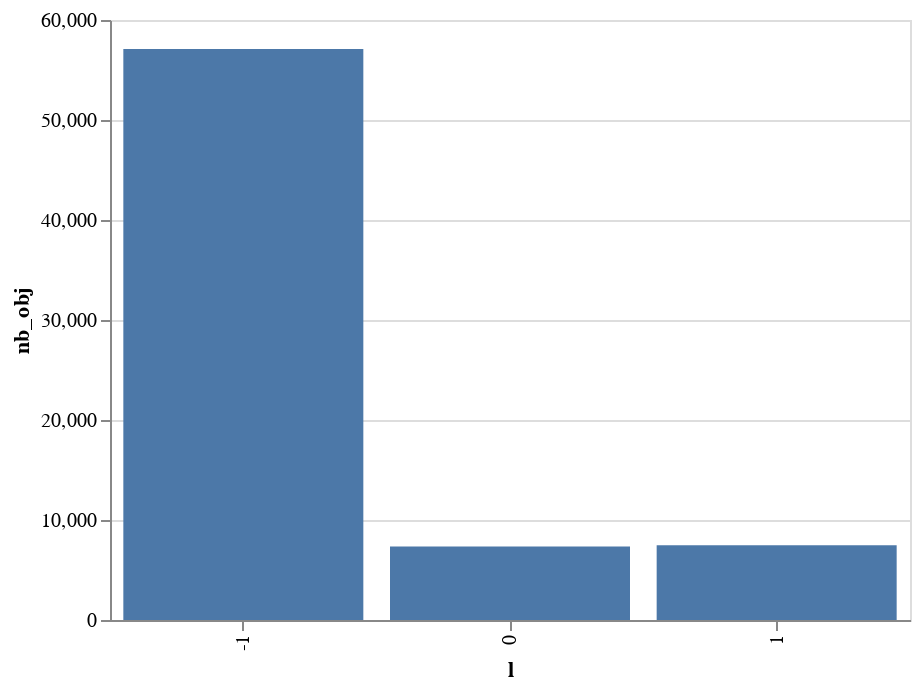

The notebook cell saved with this chart:
### Markdown cell above
Chap 1.2. Attributs "l"
L'attribut 'l' n'est pas fiable, cf cameras aux péages.

L'impact de cet attribut sur le nb de pl est important

### Code cell
#isoler les passages aux cameras du péage A63
l_13_14=df_3semaines.loc[df_3semaines['camera_id'].isin(['13','14'])]
#l_13_14_groupe=l_13_14.groupby('l').count()['immat'].rename(columns={'immat':'nb_brut'})
l_13_14_groupe_compte=l_13_14.groupby('l').count()#.rename(columns={'immat':'nb_obj'})
l_13_14_groupe_compte['camera_id']=71918
l_13_14_groupe_compte['state']=l_13_14_groupe_compte.apply(lambda x : x['immat']/x['camera_id']*100,axis=1)
l_13_14_groupe_compte=l_13_14_groupe_compte.drop('fiability',axis=1).rename(columns={'immat':'nb_obj','camera_id':'total','state':'pct'}).reset_index()
l_13_14_groupe_compte
graph_l = alt.Chart(l_13_14_groupe_compte).mark_bar().encode(x='l:O',y='nb_obj:Q')
graph_l

### Figure 1 — Vega-Lite specification as saved in the notebook (floating-point values rounded to 4 significant figures)
{"$schema": "https://vega.github.io/schema/vega-lite/v2.6.0.json", "config": {"view": {"height": 300, "width": 400}}, "data": {"name": "data-135a3f52604e748d8050186193c690b9"}, "datasets": {"data-135a3f52604e748d8050186193c690b9": [{"l": -1, "nb_obj": 57092, "pct": 79.38, "total": 71918}, {"l": 0, "nb_obj": 7349, "pct": 10.22, "total": 71918}, {"l": 1, "nb_obj": 7477, "pct": 10.4, "total": 71918}]}, "encoding": {"x": {"field": "l", "type": "ordinal"}, "y": {"field": "nb_obj", "type": "quantitative"}}, "mark": "bar"}
